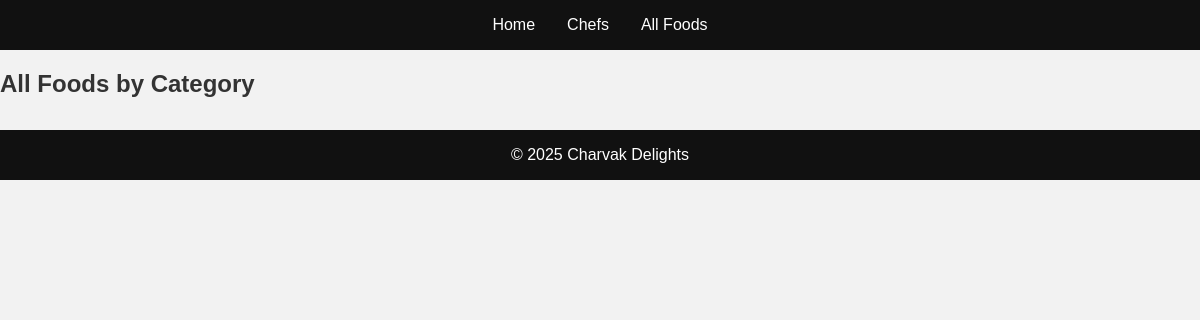
The app's page /foods/, older data.
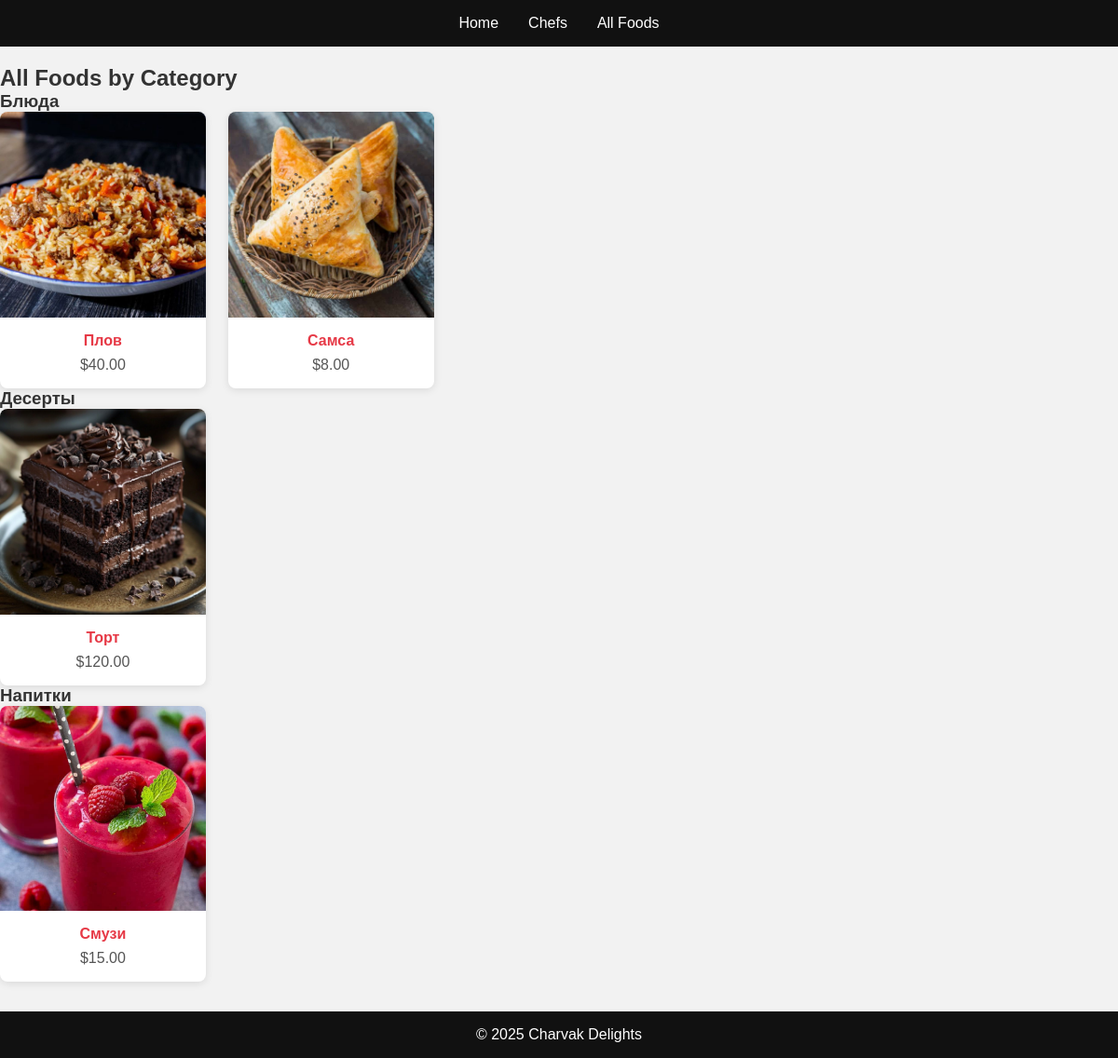
The same page, newer data.
### firstApp/models.py (models this page shows, shortened)
class Category(models.Model):
    name = models.CharField(max_length=100)
    description = models.TextField()
    photo = models.ImageField(upload_to='categories/')

class Food(models.Model):
    name = models.CharField(max_length=150)
    description = models.TextField()
    price = models.DecimalField(max_digits=8, decimal_places=2)
    is_available = models.BooleanField(default=True)
    image = models.ImageField(upload_to='foods/')
    category = models.ForeignKey(Category, on_delete=models.CASCADE, related_name='foods')
    chef = models.ForeignKey(Chef, on_delete=models.CASCADE, related_name='foods')
    is_on_sale = models.BooleanField(default=False)

### firstApp/views.py (the view)
# urls.py: path('foods/', FoodListView.as_view(), name='food_list'),
class FoodListView(TemplateView):
    template_name = 'firstApp/food_list.html'
    def get_context_data(self, **kwargs):
        context = super().get_context_data(**kwargs)
        context['categories'] = Category.objects.prefetch_related('foods').all()
        return context

### firstApp/templates/firstApp/food_list.html
{% extends 'firstApp/base.html' %}
{% block content %}
<section>
  <h2>All Foods by Category</h2>
  {% for category in categories %}
    <h3>{{ category.name }}</h3>
    <div class="grid">
      {% for food in category.foods.all %}
        <div class="card">
          <a href="{% url 'firstApp:food_detail' food.pk %}">
            <div class="card-image">
              <img src="{{ food.image.url }}" alt="{{ food.name }}">
            </div>
            <div class="card-content">
              <h4>{{ food.name }}</h4>
              <p>${{ food.price }}</p>
            </div>
          </a>
        </div>
      {% endfor %}
    </div>
  {% endfor %}
</section>
{% endblock %}

### firstApp/templates/firstApp/base.html (shortened to what this page needs)
<!DOCTYPE html>
<html lang="en">
<head>
  {% load static %}
  <link rel="stylesheet" href="{% static 'firstApp/style.css' %}?">
</head>
<body>
  <header>
    <nav>
      <ul>
        <li><a href="{% url 'firstApp:category_list' %}">Home</a></li>
        <li><a href="{% url 'firstApp:chef_list' %}">Chefs</a></li>
        <li><a href="{% url 'firstApp:food_list' %}">All Foods</a></li>
      </ul>
    </nav>
  </header>
  <main class="container">
    {% block content %}{% endblock %}
  </main>
  <footer>
    <p>&copy; 2025 Charvak Delights</p>
  </footer>
</body>
</html>

### firstApp/static/firstApp/style.css (style rules this page uses)
* { margin:0; padding:0; box-sizing:border-box; }
body { font-family:'Rubik', sans-serif; background:#f2f2f2; color:#333; }
a { text-decoration:none; color:inherit; }
header { position:fixed; top:0; width:100%; background:#111; z-index:100; }
nav { max-width:1200px; margin:0 auto; padding:1rem; }
nav ul { display:flex; list-style:none; justify-content:center; gap:2rem; }
nav a { color:#fff; font-weight:500; transition:color .3s; }
main.container { padding-top:70px; max-width:1200px; margin:0 auto; }
.grid { display:grid; grid-template-columns:repeat(auto-fill,minmax(200px,1fr)); gap:1.5rem; }
.card { background:#fff; border-radius:8px; overflow:hidden; box-shadow:0 2px 8px rgba(0,0,0,0.1); transition:transform .3s; }
.card a { display:block; }
.card-image { position:relative; width:100%; padding-top:100%; overflow:hidden; }
.card-image img { position:absolute; top:0; left:0; width:100%; height:100%; object-fit:cover; }
.card-content { padding:1rem; text-align:center; }
.card-content h3, .card-content h4 { margin-bottom:0.5rem; color:#e63946; }
.card-content p { color:#555; }
footer { background:#111; color:#fff; text-align:center; padding:1rem; margin-top:2rem; }

Row changes from the older to the newer data that the page shows:
added Category: name "Блюда"
added Food: image (picture), name "Плов", price "40.00", shown under "Блюда"
added Food: image (picture), name "Самса", price "8.00", shown under "Блюда"
added Category: name "Десерты"
added Food: image (picture), name "Торт", price "120.00", shown under "Десерты"
added Category: name "Напитки"
added Food: image (picture), name "Смузи", price "15.00", shown under "Напитки"
